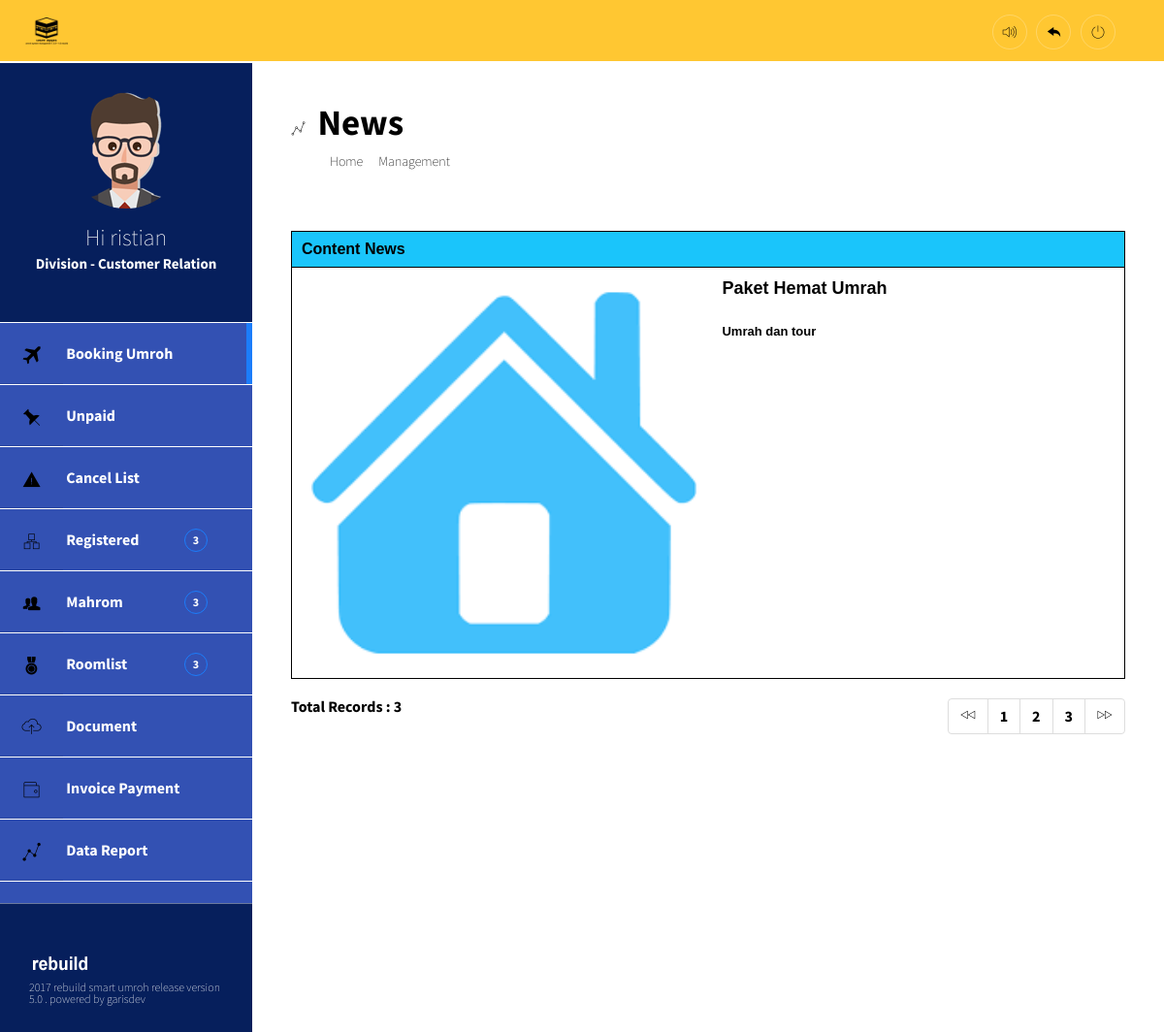
Page /modul/main.php?page=News_All (signed in) on the committed database.
### tables this page shows
CREATE TABLE `push_news` (
  `id_news` int(20) NOT NULL,
  `title` varchar(100) NOT NULL,
  `content` text NOT NULL,
  `image` varchar(200) NOT NULL,
  `created` varchar(100) NOT NULL,
  `date_created` datetime NOT NULL
);

### modul/90/news_all.php (the view, shortened to what this page needs)
<!DOCTYPE html>
<?php
require('../config/travel-config.php');
$row = 1;
$hal = isset($_GET['hal']) ? $_GET['hal'] : 0;
$pageSql = "SELECT * FROM push_news";
$pageQry = mysql_query($pageSql, $Link) or die ("error paging: ".mysql_error());
$jml   = mysql_num_rows($pageQry);
$max   = ceil($jml/$row);
?>
<html>
<head>
    <link rel="stylesheet" type="text/css" href="../css/bootstrap.min.css">
    <link rel="stylesheet" type="text/css" href="../css/main.min.css">
    <link rel="stylesheet" type="text/css" href="../css/pe-icon-7-filled.css">
    <link rel="stylesheet" type="text/css" href="../css/pe-icon-7-stroke.css">
</head>
<body>
    <?php include "menu.php"; ?>
<section class="content">
      <header class = "main-header">
        <div class="main-header__nav">
              <h1 class="main-header__title">
                <i class="pe-7s-graph1"></i>
              <span>News </span>
              </h1>
             <ul class="main-header__breadcrumb">
              <li><a href ="#" onclick="window.location='#';">Home</a></li>
                 <a href ="?page=270" onclick="window.location='?page=270';">Management</a>
               </ul>
           </div>
      </header>
<div class = "row">
          <div class="col-md-12">
            <article class="widget">
              <div class="widget__content ">
                <table >
                <tr>
                  <thead>
                  <th>
                Content News
                  </th>
                </thead>
                </tr>
                <tr>
                  <?php
                    $mySql  = "SELECT * FROM push_news ORDER BY `id_news` DESC LIMIT $hal, $row";
                    $myQry  = mysql_query($mySql, $Link)  or die ("Query  salah : ".mysql_error());
                    while ($myData = mysql_fetch_array($myQry)) {
                    ?>
                  <tbody>
                  <td>
                    <div class="media ">
                		<figure class="pull-left post__img">
                      <a href='modul/<?php echo $myData['image']; ?>' target='_blank'  title="News">
                    <img src="modul/<?php echo $myData['image']; ?> "  height="400px"; style="padding-top:3px ;padding-left:10px";/></a>&nbsp;</div>
                		<div class="media-body post_desc">
                			<h3><p style="color:red">
                        <a href='modul/<?php echo $myData['image']; ?>' target='_blank'  title="News">
                        <?php echo $myData['title']; ?></a></p></h3> <hr>
                			<p><?php echo $myData['content']; ?></p>
                		</div>
                	</div>
                   <?php } ?>
       <ul class="pagination pull-left no-margin">
<li class="" >
<strong style="font-weight: bold;">Total Records :</strong>
                                <?php echo $jml; ?>
</ul>
<?php
    $prev = $hal - $row;
    if ($prev <= -$row) { $prev = 0;}
    $next = $hal + $row;
?>
    <ul class="pagination pull-right no-margin">
      <li class="prev">
    <?php
    echo "
      <a href='?page=News_All&hal=$prev'>
      <i class='pe-7s-prev'></i>
      </a>";
      ?>
      </li>
    <li class="" >
      <?php
      for ($h = 1; $h <= $max; $h++) {
        $list[$h] = $row * $h - $row;
        echo " <a href='?page=News_All&hal=$list[$h]'>$h</a> ";
      }
      ?>
    </li>
    <li class="next">
        <?php
    echo "
      <a href='?page=News_All&hal=$next'>
      <i class='pe-7s-next'></i>
      </a>";
      ?>
    </li>
      </ul>
              </div>
          </div>
      <footer class="footer-brand">
          <?php include "footer.php"; ?>
      </footer>
    </section>
</body>
</html>
<?php
if(isset($_SESSION["role"])) {
  exit;
}
else {
  echo "<meta http-equiv='refresh' content='0; url=../modul/logout.php'>";
}
?>

### modul/90/news_all.php (style rules this page uses)
table { width: 100% }
th, td { height: 20px; padding: 10px; border-collapse: collapse; border-radius: 0px; }
th, td { border-bottom: 1px solid black; }
hr { color: black; line-height: normal; column-rule-color: black; }
p,a,font { font-weight: bold; }

### rows in the picture
push_news: image (picture), title "Paket Hemat Umrah", content "Umrah dan tour"

### other values in the picture
$_SESSION['FirstName'] "ristian"
$jml "3"
